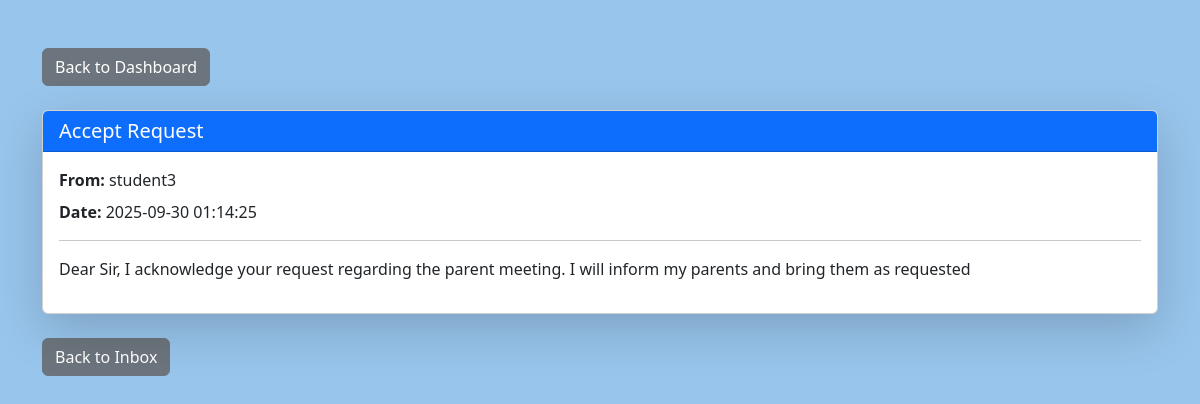
Screenshot of /messages/view.php?id=6 (signed in) with the database file from the repository.
### tables this page shows
CREATE TABLE `messages` (
  `message_id` int(11) NOT NULL,
  `sender_id` int(11) NOT NULL,
  `receiver_id` int(11) NOT NULL,
  `subject` varchar(255) NOT NULL,
  `body` text NOT NULL,
  `sent_at` datetime DEFAULT current_timestamp(),
  `is_read` tinyint(1) DEFAULT 0
);

CREATE TABLE `users` (
  `user_id` int(11) NOT NULL,
  `username` varchar(50) DEFAULT NULL,
  `password` varchar(255) DEFAULT NULL,
  `role` enum('admin','teacher','student','parent') NOT NULL
);

### messages/view.php (the view, shortened to what this page needs)
<?php
include("../config.php");
$id = $_GET['id'];
$user_id = $_SESSION['user_id'];
$sql = "SELECT m.*, u.username AS sender_name
        FROM messages m
        JOIN users u ON m.sender_id = u.user_id
        WHERE message_id='$id' AND receiver_id='$user_id'";
$result = $conn->query($sql);
$row = $result->fetch_assoc();
?>
<!DOCTYPE html>
<html>
<head>
    <link rel="stylesheet" href="https://cdn.jsdelivr.net/npm/bootstrap@5.3.3/dist/css/bootstrap.min.css">
</head>
<body class="container py-5">
    <a href="../dashboard.php" class="btn btn-secondary mb-4">Back to Dashboard</a>
    <div class="card shadow-lg mb-4">
        <div class="card-header bg-primary text-white">
            <h5 class="mb-0"><?= htmlspecialchars($row['subject']) ?></h5>
        </div>
        <div class="card-body">
            <p class="mb-2"><strong>From:</strong> <?= htmlspecialchars($row['sender_name']) ?></p>
            <p class="mb-2"><strong>Date:</strong> <?= $row['sent_at'] ?></p>
            <hr>
            <p><?= nl2br(htmlspecialchars($row['body'])) ?></p>
        </div>
    </div>
    <a href="inbox.php" class="btn btn-secondary">Back to Inbox</a>
</body>
</html>

### messages/view.php (style rules this page uses)
body { background-color: #98c5ecff !important; }

### rows the page displays
messages: subject "Accept Request", sender.username "student3", sent_at "2025-09-30 01:14:25", body "Dear Sir, I acknowledge your request regarding the parent meeting. I will inform my parents and bring them as requested"
